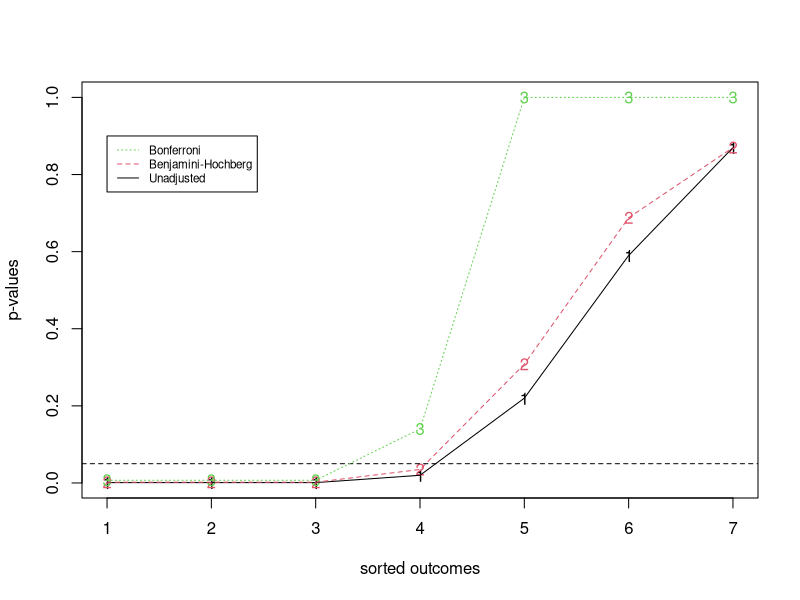

Here is the R script that generated this plot:
# Bonferonni Example
pvals = c(.001, .001, .001, .02, .22, .59, .87)
BONF = p.adjust(pvals, "bonferroni")
BH = p.adjust(pvals, "BH")
res = cbind(pvals, BH=round(BH, 3), BONF=round(BONF, 3))

matplot(res, ylab="p-values", xlab="sorted outcomes")
abline(h=0.05, lty=2)
matlines(res)
legend(1, .9, legend=c("Bonferroni", "Benjamini-Hochberg", "Unadjusted"), 
       col=c(3, 2, 1), lty=c(3, 2, 1), cex=0.7)
